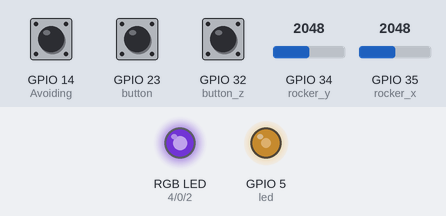
This program was run on a simulated ESP32 board running MicroPython. Shown: an RGB LED mixed from three pins (HIGH = lit), output pins drawn as LEDs (lit = HIGH). The test bench sets the inputs (shaded band); at power-on: GPIO 23 (button) HIGH, GPIO 14 (Avoiding) HIGH, GPIO 32 (button_z) HIGH, GPIO 34 (rocker_y) = 2048, GPIO 35 (rocker_x) = 2048 (analog values on the 0–4095 scale). Dim RGB values are drawn brighter than linear; random numbers come from a fixed seed; what the program prints to the serial console is not drawn.

Above: at 0.15 s.
At 1.2 s:
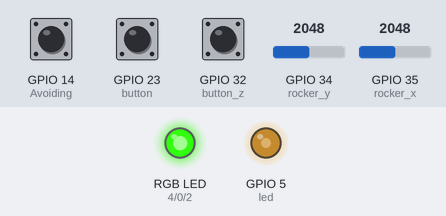
1.3 s: GPIO 23 (button) pulled LOW for 0.15 s
At 1.3 s:
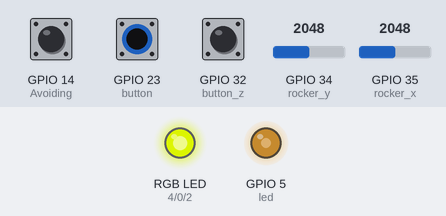
3.0 s: GPIO 14 (Avoiding) pulled LOW for 0.15 s
4.6 s: GPIO 23 (button) pulled LOW for 1 s
Timing chart, 0 to 7.6 s (numbered marks = the images above; inputs shaded):
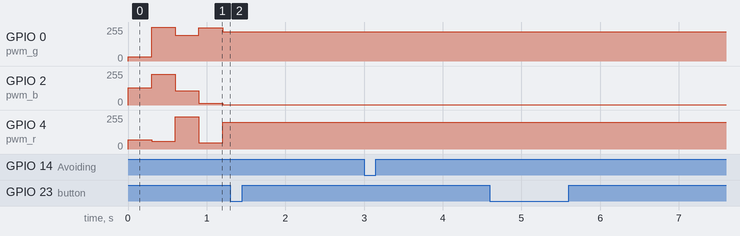

The program:

lesson_38_Comprehensive_experiment.py
```python
from machine import ADC, Pin, PWM
import time
import machine
import random

pwm_r = PWM(Pin(4))
pwm_g = PWM(Pin(0))
pwm_b = PWM(Pin(2))

pwm_r.freq(1000)
pwm_g.freq(1000)
pwm_b.freq(1000)

potentiometer_adc=ADC(Pin(33))
potentiometer_adc.atten(ADC.ATTN_11DB)
potentiometer_adc.width(ADC.WIDTH_12BIT)

button = Pin(23, Pin.IN)
led = PWM(Pin(5))
led.freq(1000)

Avoiding = Pin(14, Pin.IN, Pin.PULL_UP)

button_z=Pin(32,Pin.IN,Pin.PULL_UP)
rocker_x=ADC(Pin(35))
rocker_y=ADC(Pin(34))
rocker_x.atten(ADC.ATTN_11DB)
rocker_y.atten(ADC.ATTN_11DB)
rocker_x.width(ADC.WIDTH_12BIT)
rocker_y.width(ADC.WIDTH_12BIT)

# Set ultrasonic pins
trigger = Pin(13, Pin.OUT)
echo = Pin(12, Pin.IN)

def light(red, green, blue):
    pwm_r.duty(red)
    pwm_g.duty(green)
    pwm_b.duty(blue)

# Ultrasonic ranging, unit: cm
def getDistance(trigger, echo):
    # Generates a 10us square wave
    trigger.value(0)   #A short low level is given beforehand to ensure a clean high pulse:
    time.sleep_us(2)
    trigger.value(1)
    time.sleep_us(10)#After pulling high, wait 10 microseconds and immediately set it to low
    trigger.value(0)

    while echo.value() == 0: #Establish a while loop to detect whether the echo pin value is 0 and record the time at that time
        start = time.ticks_us()
    while echo.value() == 1: #Establish a while loop to check whether the echo pin value is 1 and record the time at that time
        end = time.ticks_us()
    d = (end - start) * 0.0343 / 2 #The travel time of the sound wave x the speed of sound (343.2 m/s, 0.0343 cm/microsecond), and the distance back and forth divided by 2
    return d


keys = 0
nums = 0
print(keys % 5)
def toggle_handle(pin):
    global keys
    keys += 1
    print(keys % 4)

button.irq(trigger = Pin.IRQ_FALLING, handler = toggle_handle)

def showRGB():
    R = random.randint(0,1023)
    G = random.randint(0,1023)
    B = random.randint(0,1023)
    light(R, G, B)
    time.sleep(0.3)

def showAvoiding():
    if Avoiding.value() == 0:
        print("0   There are obstacles")   #Press to print the corresponding information.
    else:
        print("1   All going well")
    time.sleep(0.1) #delay 0.1s

def showJoystick():
    B_value = button_z.value()
    X_value = rocker_x.read()
    Y_value = rocker_y.read()
    print("button:", end = " ")
    print(B_value, end = " ")
    print("X:", end = " ")
    print(X_value, end = " ")
    print("Y:", end = " ")
    print(Y_value)
    time.sleep(0.1)

def adjustLight():
    pot_value = potentiometer_adc.read()
    print(pot_value)
    led.duty(pot_value)
    time.sleep(0.1)

def showDistance():
    distance = getDistance(trigger, echo)
    print("The distance is ：{:.2f} cm".format(distance))
    time.sleep(0.1)

while True:
    nums = keys % 5  #number of keystrokes mod 5 to get 0, 1, 2, 3, 4
    if nums == 0:  #According to RGB
        showRGB()
    elif nums == 1:  #Displays the high and low level of the Avoiding sensor
        showAvoiding()
    elif nums == 2: #Displays the rocker value
        showJoystick()
    elif nums == 3:  #The potentiometer adjusts the LED
        adjustLight()
    elif nums == 4:  #Display ultrasonic ranging value
        showDistance()
```

Measured:
- after the input at 1.3 s, every drawn part: stays the same
- after the input at 3.0 s, every drawn part: stays the same
- after the input at 4.6 s, every drawn part: stays the same
